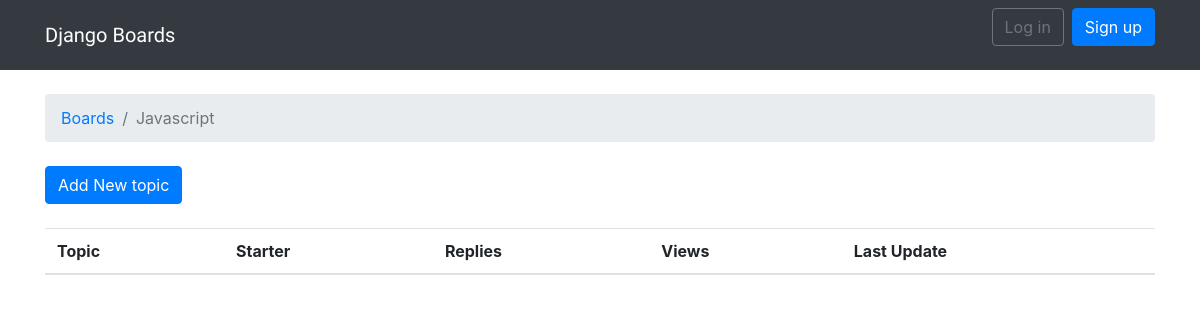
The app's page /boards/4/, older data.
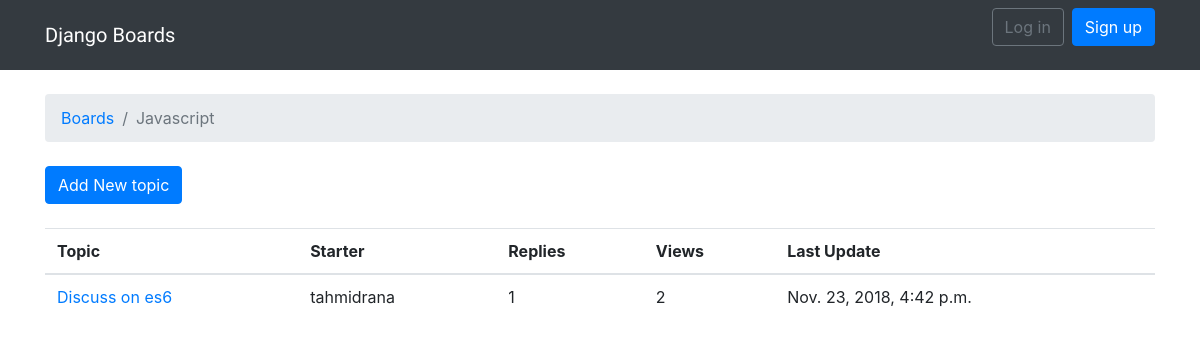
The same page, newer data.
### boards/models.py (models this page shows, shortened)
class Topic(models.Model):
    subject = models.CharField(max_length=250)
    last_updated = models.DateTimeField(auto_now_add=True)
    board = models.ForeignKey(
        Board, on_delete=models.CASCADE, related_name='topics')
    starter = models.ForeignKey(
        User, on_delete=models.CASCADE, related_name='topics')
    views = models.PositiveIntegerField(default=0)

### boards/views.py (the view)
# urls.py: path('boards/<int:id>/', views.board_topics, name='board_topics'),
def board_topics(request, id):
    board = get_object_or_404(Board, pk=id)
    topics = board.topics.order_by(
        '-last_updated').annotate(replies=Count('posts')-1)
    return render(request, 'topics.html', {'board': board, 'topics': topics})

### templates/topics.html (shortened to what this page needs)
{% extends 'base.html' %}
{% block breadcrumb %}
<li class="breadcrumb-item"><a href="{% url 'home' %}">Boards</a></li>
<li class="breadcrumb-item active">{{ board.name }}</li>
{% endblock %}
{% block content %}
<div class="mb-4">
    <a href="{% url 'new_topic' board.pk %}" class="btn btn-primary">Add New topic</a>
</div>
<table class="table">
    <thead class="thead-inverse">
        <tr>
            <th>Topic</th>
            <th>Starter</th>
            <th>Replies</th>
            <th>Views</th>
            <th>Last Update</th>
        </tr>
    </thead>
    <tbody>
        {% for topic in topics %}
        <tr>
            <td><a href="{% url 'topic_posts' board.pk topic.pk %}">{{ topic.subject }}</a></td>
            <td>{{ topic.starter.username }}</td>
            <td>{{ topic.replies }}</td>
            <td>{{ topic.views }}</td>
            <td>{{ topic.last_updated }}</td>
        </tr>
        {% endfor %}
    </tbody>
</table>
{% endblock %}

Row changes from the older to the newer data that the page shows:
added Topic: subject "Discuss on es6", starter.username "tahmidrana", replies "1", views "2", last_updated "Nov. 23, 2018, 4:42 p.m."
